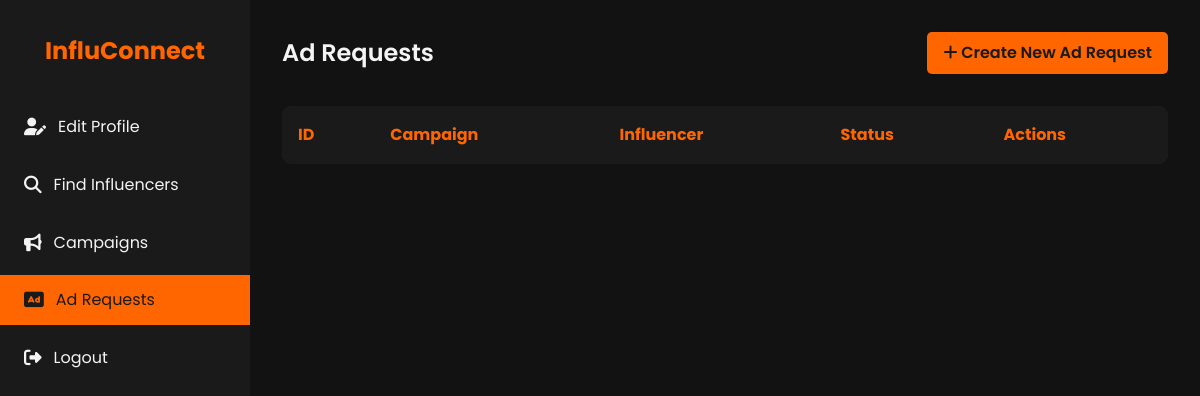
The app's page /ad_requests (signed in), older data.
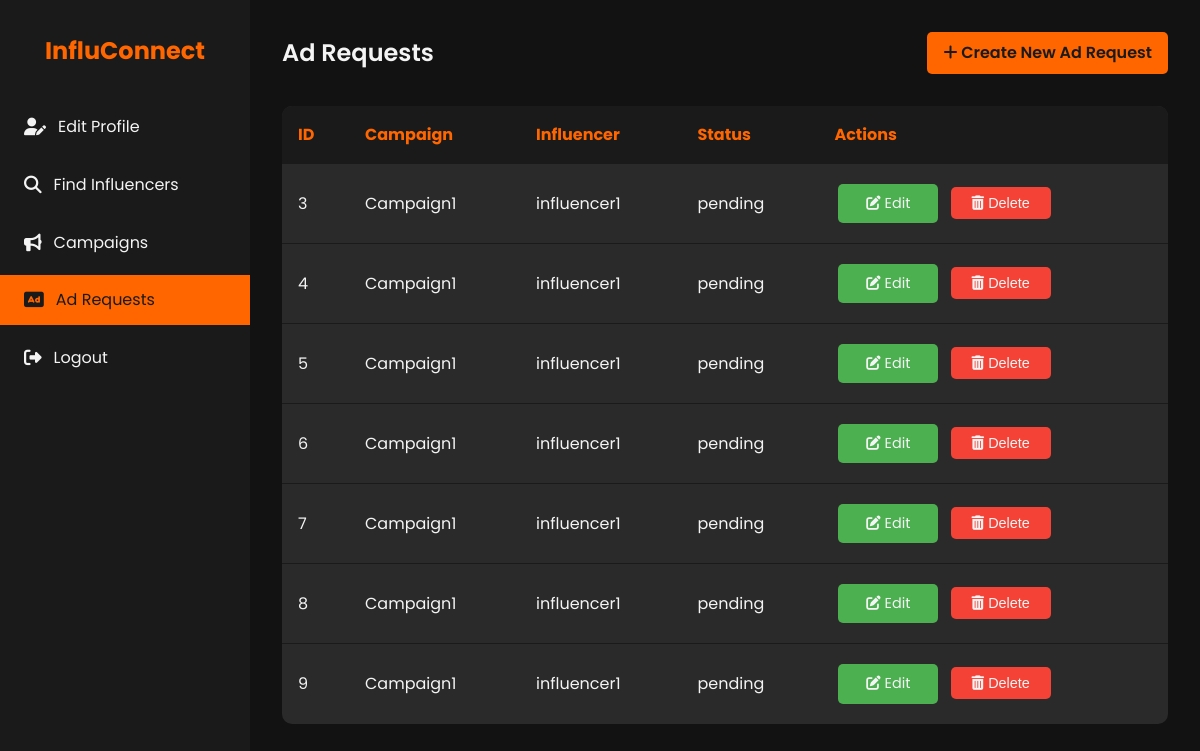
The same page, newer data.
### models.py (models this page shows, shortened)
class AdRequest(db.Model):
    id = db.Column(db.Integer, primary_key=True)
    campaign_id = db.Column(db.Integer, db.ForeignKey('campaign.id'), nullable=False)
    influencer_id = db.Column(db.Integer, db.ForeignKey('influencer.id'), nullable=False)
    status = db.Column(db.String(50), nullable=False)  # pending, accepted, rejected, negotiated
    details = db.Column(db.Text)
    negotiation_terms = db.Column(db.Text)
    communication_log = db.Column(db.Text)
    created_at = db.Column(db.DateTime, default=datetime.utcnow)
    updated_at = db.Column(db.DateTime, default=datetime.utcnow, onupdate=datetime.utcnow)
    campaign = db.relationship('Campaign', backref=db.backref('ad_requests', lazy=True))
    influencer = db.relationship('Influencer', backref=db.backref('ad_requests', lazy=True))

class Campaign(db.Model):
    id = db.Column(db.Integer, primary_key=True)
    sponsor_id = db.Column(db.Integer, db.ForeignKey('sponsor.id'), nullable=False)
    title = db.Column(db.String(120), nullable=False)
    description = db.Column(db.Text)
    budget = db.Column(db.Float)
    category = db.Column(db.String(120))
    status = db.Column(db.String(50), nullable=False)  # active, completed, flagged
    start_date = db.Column(db.DateTime)
    end_date = db.Column(db.DateTime)
    is_public = db.Column(db.Boolean, default=True)
    sponsor = db.relationship('Sponsor', backref=db.backref('campaigns', lazy=True))

class User(db.Model, UserMixin):
    id = db.Column(db.Integer, primary_key=True)
    username = db.Column(db.String(80), unique=True, nullable=False)
    password = db.Column(db.String(200), nullable=False)
    email = db.Column(db.String(120), unique=True, nullable=False)
    role = db.Column(db.String(50), nullable=False)  # admin, sponsor, influencer
    is_active = db.Column(db.Boolean, default=True)

### app.py (the view)
    @app.route('/ad_requests', methods=['GET'])
    def list_ad_requests():
        ad_requests = AdRequest.query.filter(AdRequest.campaign.has(sponsor_id=current_user.id)).all()
        return render_template('ad_requests_list.html', ad_requests=ad_requests)

### templates/ad_requests_list.html (shortened to what this page needs)
<!DOCTYPE html>
<html lang="en">
<head>
    <link rel="stylesheet" href="https://cdnjs.cloudflare.com/ajax/libs/font-awesome/6.1.1/css/all.min.css">
</head>
<body>
    <div class="dashboard">
        <aside class="sidebar">
            <div class="logo">
                <h1>InfluConnect</h1>
            </div>
            <nav>
                <ul class="nav-menu">
                    <li class="nav-item">
                        <a href="{{ url_for('sponsor_profile') }}" class="nav-link">
                            <i class="fas fa-user-edit"></i> Edit Profile
                        </a>
                    </li>
                    <li class="nav-item">
                        <a href="{{ url_for('search_influencers') }}" class="nav-link">
                            <i class="fas fa-search"></i> Find Influencers
                        </a>
                    </li>
                    <li class="nav-item">
                        <a href="{{ url_for('campaigns_list') }}" class="nav-link">
                            <i class="fas fa-bullhorn"></i> Campaigns
                        </a>
                    </li>
                    <li class="nav-item">
                        <a href="{{ url_for('list_ad_requests') }}" class="nav-link active">
                            <i class="fas fa-ad"></i> Ad Requests
                        </a>
                    </li>
                    <li class="nav-item">
                        <a href="{{ url_for('logout') }}" class="nav-link">
                            <i class="fas fa-sign-out-alt"></i> Logout
                        </a>
                    </li>
                </ul>
            </nav>
        </aside>
        <main class="main-content">
            <header class="header">
                <h1 class="welcome-text">Ad Requests</h1>
                <a href="{{ url_for('create_ad_request') }}" class="btn">
                    <i class="fas fa-plus"></i> Create New Ad Request
                </a>
            </header>
            <section>
                <table class="ad-requests-table">
                    <thead>
                        <tr>
                            <th>ID</th>
                            <th>Campaign</th>
                            <th>Influencer</th>
                            <th>Status</th>
                            <th>Actions</th>
                        </tr>
                    </thead>
                    <tbody>
                        {% for ad_request in ad_requests %}
                        <tr>
                            <td>{{ ad_request.id }}</td>
                            <td>{{ ad_request.campaign.title }}</td>
                            <td>{{ ad_request.influencer.user.username }}</td>
                            <td>{{ ad_request.status }}</td>
                            <td>
                                <a href="{{ url_for('edit_ad_request', id=ad_request.id) }}" class="action-btn edit-btn">
                                    <i class="fas fa-edit"></i> Edit
                                </a>
                                <form action="{{ url_for('delete_ad_request', id=ad_request.id) }}" method="POST" style="display: inline;">
                                    <button type="submit" class="action-btn delete-btn" onclick="return confirm('Are you sure you want to delete this ad request?');">
                                        <i class="fas fa-trash-alt"></i> Delete
                                    </button>
                                </form>
                            </td>
                        </tr>
                        {% endfor %}
                    </tbody>
                </table>
            </section>
        </main>
    </div>
</body>
</html>

### templates/ad_requests_list.html (style rules this page uses)
:root { --primary-color: #1a1a1a; --secondary-color: #ff6600; --text-color: #f4f4f4; --bg-color: #121212; --card-bg-color: #2a2a2a; --hover-color: #ff8533; }
* { margin: 0; padding: 0; box-sizing: border-box; }
body { font-family: 'Poppins', sans-serif; line-height: 1.6; color: var(--text-color); background-color: var(--bg-color); }
.dashboard { display: flex; min-height: 100vh; }
.sidebar { width: 250px; background-color: var(--primary-color); padding: 2rem 0; position: fixed; height: 100vh; overflow-y: auto; }
.logo { text-align: center; margin-bottom: 2rem; }
.logo h1 { color: var(--secondary-color); font-size: 1.5rem; }
.nav-menu { list-style-type: none; }
.nav-item { margin-bottom: 0.5rem; }
.nav-link { display: flex; align-items: center; padding: 0.75rem 1.5rem; color: var(--text-color); text-decoration: none; transition: all 0.3s ease; }
.nav-link:hover, .nav-link.active { background-color: var(--secondary-color); color: var(--primary-color); }
.nav-link i { margin-right: 0.75rem; font-size: 1.1rem; }
.main-content { flex-grow: 1; margin-left: 250px; padding: 2rem; }
.header { display: flex; justify-content: space-between; align-items: center; margin-bottom: 2rem; }
.welcome-text { font-size: 1.5rem; font-weight: 600; }
.btn { background-color: var(--secondary-color); color: var(--primary-color); padding: 0.5rem 1rem; border: none; border-radius: 5px; cursor: pointer; font-weight: 600; transition: all 0.3s ease; text-decoration: none; display: inline-block; }
.ad-requests-table { width: 100%; border-collapse: collapse; margin-top: 1rem; background-color: var(--card-bg-color); border-radius: 10px; overflow: hidden; }
.ad-requests-table th, .ad-requests-table td { padding: 1rem; text-align: left; border-bottom: 1px solid var(--primary-color); }
.ad-requests-table th { background-color: var(--primary-color); color: var(--secondary-color); }
.ad-requests-table tr:last-child td { border-bottom: none; }
.action-btn { padding: 0.5rem 1rem; border-radius: 5px; text-decoration: none; color: var(--text-color); transition: all 0.3s ease; display: inline-block; width: 100px; text-align: center; margin: 0.25rem; border: none; cursor: pointer; font-size: 0.9rem; }
.edit-btn { background-color: #4CAF50; }
.delete-btn { background-color: #f44336; }

Row changes from the older to the newer data that the page shows:
added AdRequest: id "3", campaign "Campaign1", influencer.user.username "influencer1", status "pending"
added AdRequest: id "4", campaign "Campaign1", influencer.user.username "influencer1", status "pending"
added AdRequest: id "5", campaign "Campaign1", influencer.user.username "influencer1", status "pending"
added AdRequest: id "6", campaign "Campaign1", influencer.user.username "influencer1", status "pending"
added AdRequest: id "7", campaign "Campaign1", influencer.user.username "influencer1", status "pending"
added AdRequest: id "8", campaign "Campaign1", influencer.user.username "influencer1", status "pending"
added AdRequest: id "9", campaign "Campaign1", influencer.user.username "influencer1", status "pending"
